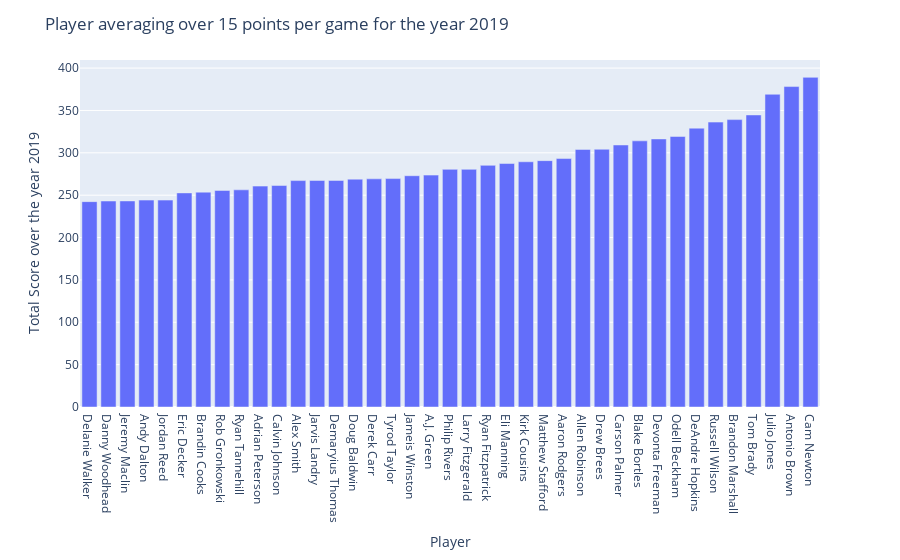

The notebook cell this image was saved under:
### Code cell
fig = px.bar(average_score, x='Player', y='FantasyPoints')
fig.update_layout(title_text='Player averaging over 15 points per game for the year 2019')
fig.update_layout(yaxis_title="Total Score over the year 2019")
fig.show()

### Figure 1 — Plotly figure (JSON) as saved in the notebook; plotly's stock layout.template omitted (floating-point values rounded to 4 significant figures)
{"data": [{"alignmentgroup": "True", "hovertemplate": "Player=%{x}<br>FantasyPoints=%{y}<extra></extra>", "legendgroup": "", "marker": {"color": "#636efa", "pattern": {"shape": ""}}, "name": "", "offsetgroup": "", "orientation": "v", "showlegend": false, "textposition": "auto", "type": "bar", "x": ["Delanie Walker", "Danny Woodhead", "Jeremy Maclin", "Andy Dalton", "Jordan Reed", "Eric Decker", "Brandin Cooks", "Rob Gronkowski", "Ryan Tannehill", "Adrian Peterson", "Calvin Johnson", "Alex Smith", "Jarvis Landry", "Demaryius Thomas", "Doug Baldwin", "Derek Carr", "Tyrod Taylor", "Jameis Winston", "A.J. Green", "Philip Rivers", "Larry Fitzgerald", "Ryan Fitzpatrick", "Eli Manning", "Kirk Cousins", "Matthew Stafford", "Aaron Rodgers", "Allen Robinson", "Drew Brees", "Carson Palmer", "Blake Bortles", "Devonta Freeman", "Odell Beckham", "DeAndre Hopkins", "Russell Wilson", "Brandon Marshall", "Tom Brady", "Julio Jones", "Antonio Brown", "Cam Newton"], "xaxis": "x", "y": [242.4, 243.1, 243.2, 244.2, 244.2, 252.7, 253.6, 255.6, 256.3, 260.7, 261.4, 267.2, 267.4, 267.4, 268.9, 269.3, 269.6, 273.0, 273.7, 280.5, 280.5, 285.2, 287.4, 289.4, 290.8, 293.2, 304, 304.2, 309.2, 314.1, 316.4, 319.3, 329.1, 336.3, 339.2, 344.7, 369.1, 378.2, 389.1], "yaxis": "y"}], "layout": {"barmode": "relative", "legend": {"tracegroupgap": 0}, "margin": {"t": 60}, "title": {"text": "Player averaging over 15 points per game for the year 2019"}, "xaxis": {"anchor": "y", "domain": [0, 1], "title": {"text": "Player"}}, "yaxis": {"anchor": "x", "domain": [0, 1], "title": {"text": "Total Score over the year 2019"}}}}
